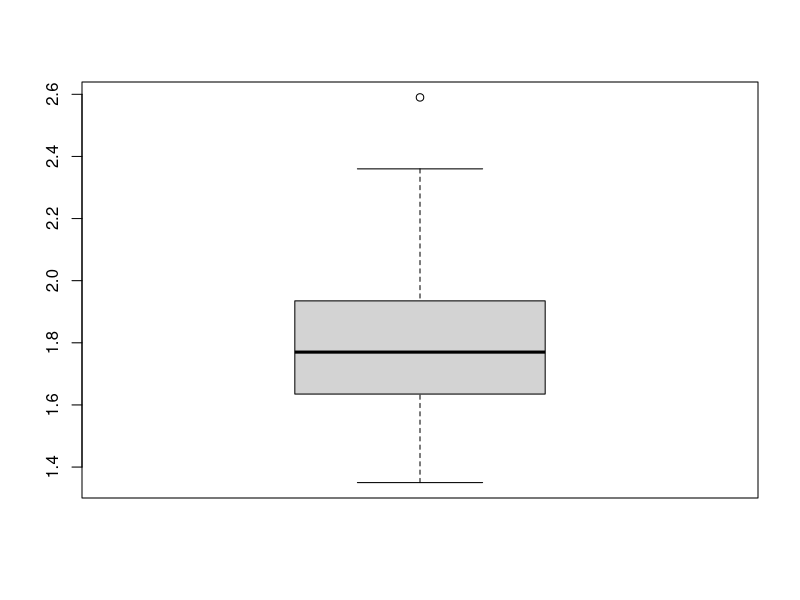
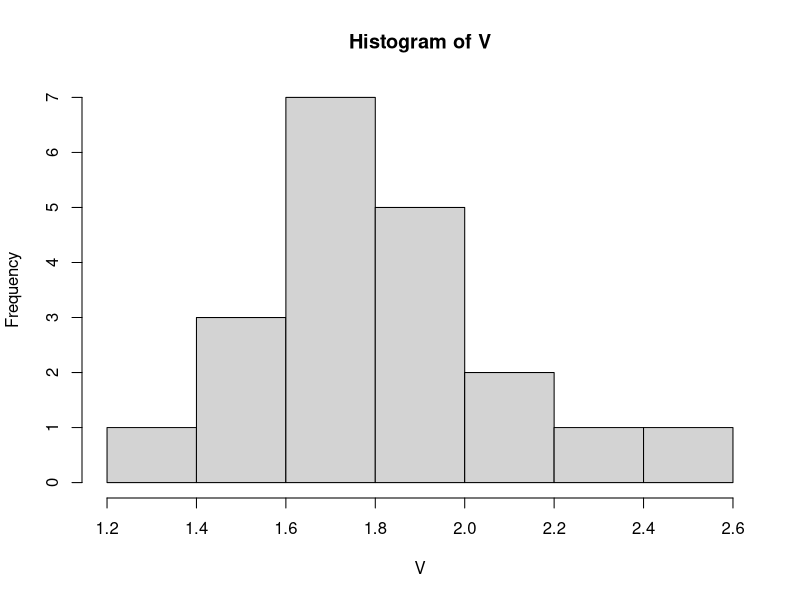

Generate these figures, in order, with R:
#Ejercicio 3
V=c(1.71,1.78,2.36,1.95,2.59,1.76,1.87,2.15,1.64,1.35,2.16,1.48,1.73,1.73,1.87,1.81,1.92,1.57,1.59,1.63)
mean(V)
summary(V)
var(V)
sd(V)
sd(V)/mean(V)

boxplot(V)
hist(V)
